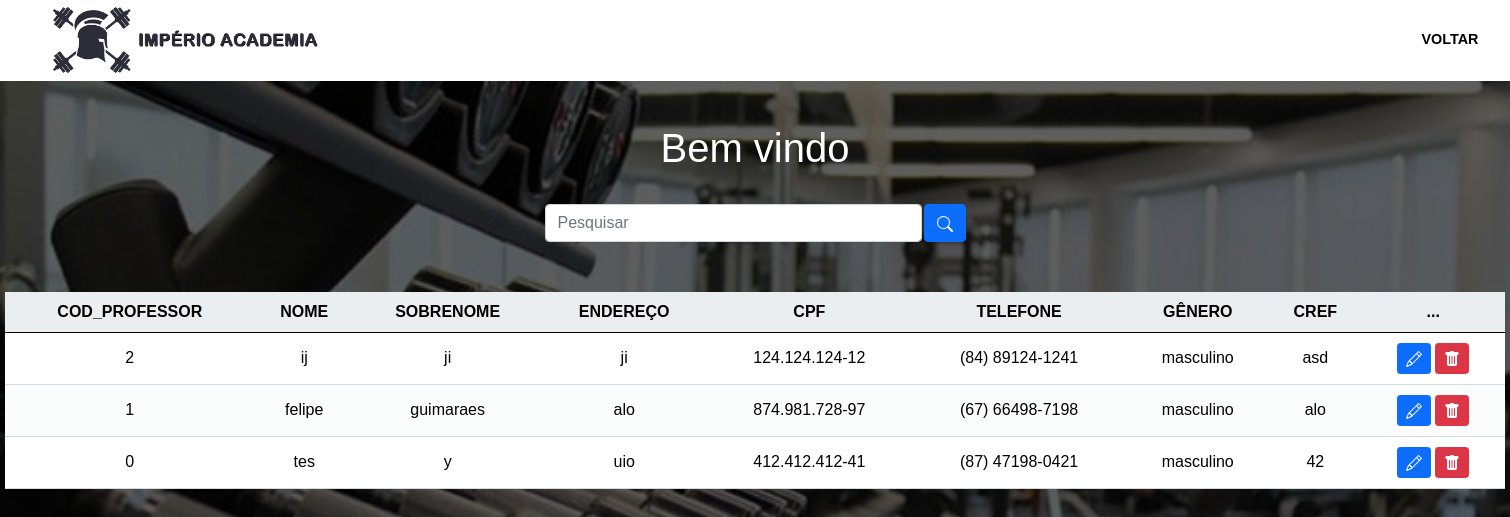
/professor/paginas.php, run on the app's committed database.
### tables this page shows
CREATE TABLE `matricula_professor` (
  `cod_professor` int(11) NOT NULL,
  `nome` varchar(45) DEFAULT NULL,
  `sobrenome` varchar(45) DEFAULT NULL,
  `endereco` varchar(60) DEFAULT NULL,
  `CPF` varchar(15) DEFAULT NULL,
  `telefone` varchar(15) DEFAULT NULL,
  `genero` varchar(45) DEFAULT NULL,
  `cref` varchar(45) DEFAULT NULL
);

### professor/paginas.php (the view, shortened to what this page needs)
<?php
    include_once('conexao.php');
    if(!empty($_GET['search']))
    {
        $data = $_GET['search'];
        $sql = "SELECT * FROM matricula_professor WHERE cod_professor LIKE '%$data%' or nome LIKE '%$data%' or CPF LIKE '%$data%' ORDER BY cod_professor DESC";
    }
    else
    {
        $sql = "SELECT * FROM matricula_professor ORDER BY cod_professor DESC";
    }
    $result = $conexao->query($sql);
?>
<!DOCTYPE html>
<html lang="en">
<head>
    <link href="https://cdn.jsdelivr.net/npm/bootstrap@5.0.2/dist/css/bootstrap.min.css" rel="stylesheet">
    <link rel="stylesheet" href="../css/header.css">
    <link rel="stylesheet" href="../css/paginas.css">
</head>
<body>
<header>
        <div id="teste">
          <div class="logo-imagem">
            <a href="../index.html">
              <picture>
                <source  media="(max-width:600px )" class="logo-icon" srcset="../img/logo-icon.png" type="image/png">
              <img id="img" src="../img/logo-academia.png" alt=""></a>
         </div>
        </div>
            <nav>
                <ul class="opcoes">
                    <div class="menu">
                        <li><a href="/academia/professor/registro_professor.html">VOLTAR</a></li>
                    </div>
                </ul>
              </nav>
    </header>
    <br>
    <?php
        echo "<h1>Bem vindo <u>$logado</u></h1>";
    ?>
    <br>
    <div class="box-search">
        <input type="search" class="form-control w-25" placeholder="Pesquisar" id="pesquisar">
        <button onclick="searchData()" class="btn btn-primary">
        </button>
    </div>
    <div class="content read">
        <table class="table text-white table-bg">
            <thead>
                <tr>
                    <th scope="col">COD_PROFESSOR</th>
                    <th scope="col">NOME</th>
                    <th scope="col">SOBRENOME</th>
                    <th scope="col">ENDEREÇO</th>
                    <th scope="col">CPF</th>
                    <th scope="col">TELEFONE</th>
                    <th scope="col">GÊNERO</th>
                    <th scope="col">CREF</th>
                    <th scope="col">...</th>
                </tr>
            </thead>
            <tbody>
                <?php
                    while($user_data = mysqli_fetch_assoc($result)) {
                        echo "<tr>";
                        echo "<td>".$user_data['cod_professor']."</td>";
                        echo "<td>".$user_data['nome']."</td>";
                        echo "<td>".$user_data['sobrenome']."</td>";
                        echo "<td>".$user_data['endereco']."</td>";
                        echo "<td>".$user_data['CPF']."</td>";
                        echo "<td>".$user_data['telefone']."</td>";
                        echo "<td>".$user_data['genero']."</td>";
                        echo "<td>".$user_data['cref']."</td>";
                        echo "<td>
                        <a class='btn btn-sm btn-primary' href='../cancelar_professor/edit.php?cod_professor=$user_data[cod_professor]' title='Editar'>
                            <svg xmlns='http://www.w3.org/2000/svg' width='16' height='16' fill='currentColor' class='bi bi-pencil' viewBox='0 0 16 16'>
                                <path d='M12.146.146a.5.5 0 0 1 .708 0l3 3a.5.5 0 0 1 0 .708l-10 10a.5.5 0 0 1-.168.11l-5 2a.5.5 0 0 1-.65-.65l2-5a.5.5 0 0 1 .11-.168l10-10zM11.207 2.5 13.5 4.793 14.793 3.5 12.5 1.207 11.207 2.5zm1.586 3L10.5 3.207 4 9.707V10h.5a.5.5 0 0 1 .5.5v.5h.5a.5.5 0 0 1 .5.5v.5h.293l6.5-6.5zm-9.761 5.175-.106.106-1.528 3.821 3.821-1.528.106-.106A.5.5 0 0 1 5 12.5V12h-.5a.5.5 0 0 1-.5-.5V11h-.5a.5.5 0 0 1-.468-.325z'/>
                            </svg>
                            </a>
                            <a class='btn btn-sm btn-danger' href='../cancelar_professor/delete.php?cod_professor=$user_data[cod_professor]' title='Deletar'>
                                <svg xmlns='http://www.w3.org/2000/svg' width='16' height='16' fill='currentColor' class='bi bi-trash-fill' viewBox='0 0 16 16'>
                                    <path d='M2.5 1a1 1 0 0 0-1 1v1a1 1 0 0 0 1 1H3v9a2 2 0 0 0 2 2h6a2 2 0 0 0 2-2V4h.5a1 1 0 0 0 1-1V2a1 1 0 0 0-1-1H10a1 1 0 0 0-1-1H7a1 1 0 0 0-1 1H2.5zm3 4a.5.5 0 0 1 .5.5v7a.5.5 0 0 1-1 0v-7a.5.5 0 0 1 .5-.5zM8 5a.5.5 0 0 1 .5.5v7a.5.5 0 0 1-1 0v-7A.5.5 0 0 1 8 5zm3 .5v7a.5.5 0 0 1-1 0v-7a.5.5 0 0 1 1 0z'/>
                                </svg>
                            </a>
                            </td>";
                        echo "</tr>";
                    }
                    ?>
            </tbody>
        </table>
    </div>
</body>
</html>

### css/header.css (style rules this page uses)
* { margin: 0; padding: 0; box-sizing: border-box; font-family: Arial, Helvetica, sans-serif; }
header { background-color: #fff; z-index: 1; width: 100%; position: fixed; top: 0; }
#teste { display: flex; justify-content: flex-start; float: left; }
.logo-imagem { height: 70px; border-radius: 45px; margin: 5px 50px; }
#img { height: 100%; }
nav { margin-top: 15px; }
nav ul li { display: inline-block; margin-left: 10px; }
nav ul li a { position: relative; text-decoration: none; color: #fff; font-size: 17px; padding: 0 10px; }
nav ul li a:after { content:""; position: absolute; background-color: #f66335; height: 3px; width: 0; left: 0; bottom: -4px; transition: 0.5s; }
.opcoes { display: flex; gap: 3px; justify-content: end; }
.opcoes li { display:list-item; width: 120px; height: 50px; list-style: none; transition: all .10s linear; }
.opcoes li a { display: flex; width: 100%; height: 100%; justify-content: center; align-items: center; color: #000000; text-decoration: none; font-size:0.8em; transition: all .30s linear; font-weight: bold; background-color: #fff; }
.menu { display: flex; font-size: 18px; }

### css/paginas.css (style rules this page uses)
* { margin: 0; padding: 0; }
body { background-color: #FFFFFF; margin: 0; }
.content { width: 1500px; margin: 0 auto; background-color: white; margin-top: 50px; }
.read table { width: 100%; padding-top: 30px; border-collapse: collapse; }
.read table thead { background-color: #ebeef1; border-bottom: 1px solid #d3dae0; }
.read table tbody tr { border-bottom: 1px solid #d3dae0; }
.read table tbody tr:nth-child(even) { background-color: #fbfcfc; }
.read table tbody tr td { padding: 10px; }
.read table tbody tr td:nth-child(1) { color: black; }

### professor/paginas.php (style rules this page uses)
body { background-image: url(../img/academia-darkk.jpg); background-size: cover; background-repeat: no-repeat; color: white; text-align: center; }
.table-bg { width: 80%; margin: 0 auto; background-color: #fff; border-radius: 15px 15px 0 0; }
.table { vertical-align: inherit; }
th { color: black; }
td { margin: 0 50px; color: black; }
h1 { margin-top: 100px; }
.box-search { display: flex; justify-content: center; gap: .1%; }

### data on the page
matricula_professor: cod_professor "2", nome "ij", sobrenome "ji", endereco "ji", CPF "124.124.124-12", telefone "(84) 89124-1241", genero "masculino", cref "asd"
matricula_professor: cod_professor "1", nome "felipe", sobrenome "guimaraes", endereco "alo", CPF "874.981.728-97", telefone "(67) 66498-7198", genero "masculino", cref "alo"
matricula_professor: cod_professor "0", nome "tes", sobrenome "y", endereco "uio", CPF "412.412.412-41", telefone "(87) 47198-0421", genero "masculino", cref "42"
